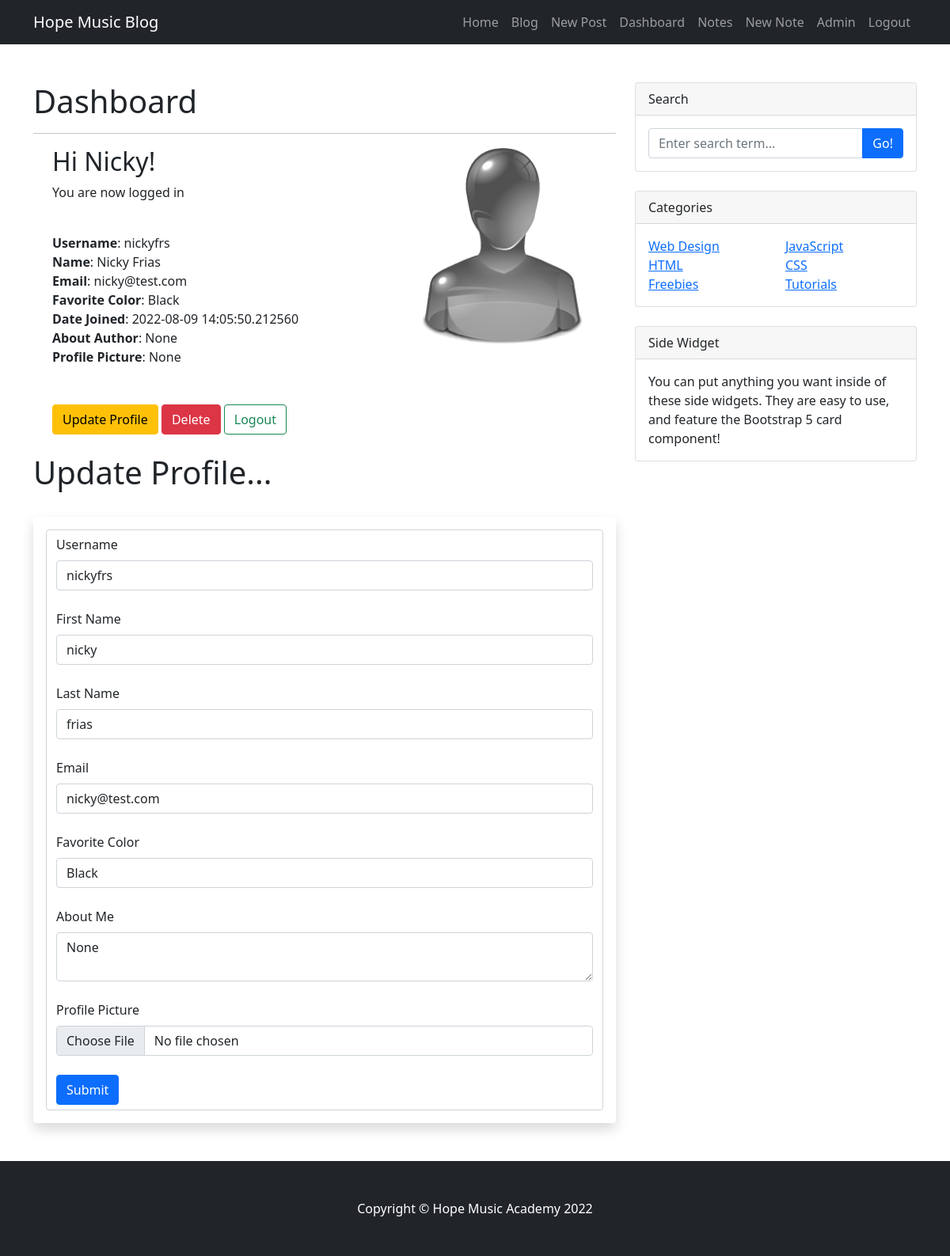
The app's page /dashboard (signed in) with its own data.
### app.py (models this page shows, shortened)
class Users(db.Model, UserMixin):
    id = db.Column(db.Integer, primary_key=True)
    username = db.Column(db.String(255), unique=True, nullable=False)
    first_name = db.Column(db.String(50), nullable=False)
    last_name = db.Column(db.String(50), nullable=False)
    email = db.Column(db.String(100), unique=True, nullable=False)
    favorite_color = db.Column(db.String(120))
    about_author = db.Column(db.Text(), nullable=True)
    data_added = db.Column(db.DateTime, default=datetime.utcnow)
    profile_pic = db.Column(db.String(), nullable=True)
    last_seen = db.Column(db.DateTime, default=datetime.utcnow)
    posts = db.relationship("Posts", backref="blogger")
    comments = db.relationship('Comments', backref="user", passive_deletes=True)
    password_hash = db.Column(db.String(128))
    @property
    def password(self):
        raise AttributeError('Password is not readable attribute')

### app.py (the view)
@app.route("/dashboard", methods=['GET', 'POST'])
@login_required
def dashboard():
    form = UserForm()
    id = current_user.id
    name_to_update = Users.query.get_or_404(id)
    if request.method == 'POST':
        name_to_update.first_name = request.form['first_name']
        name_to_update.last_name = request.form['last_name']
        name_to_update.email = request.form['email']
        name_to_update.favorite_color = request.form['favorite_color']
        name_to_update.about_author = request.form['about_author']
        name_to_update.username = request.form['username']
        if request.files['profile_pic']:
            name_to_update.profile_pic = request.files['profile_pic']
            pic_filename = secure_filename(name_to_update.profile_pic.filename)
            pic_name = str(uuid.uuid1()) + "_" + pic_filename
            saver = request.files['profile_pic']
            name_to_update.profile_pic = pic_name
            try:
                db.session.commit()
                saver.save(os.path.join(app.config['UPLOAD_FOLDER'], pic_name))
                flash('User updated successfully', 'success')
                return render_template(
                    'dashboard.html', form=form,
                    name_to_update=name_to_update)
            except:
                flash('Error... Looks like there was a problem. '
                      'Try again.', 'warning')
                return render_template(
                    'dashboard.html', form=form, name_to_update=name_to_update)
        else:
            db.session.commit()
            flash('User updated successfully', 'success')
            return render_template(
                'dashboard.html', form=form, name_to_update=name_to_update)
    else:
        return render_template(
            'dashboard.html', form=form, name_to_update=name_to_update, id=id)
    return render_template('dashboard.html')

### app.py (shortened to what this page needs)
class UserForm(FlaskForm):
    username = StringField("Username", validators=[DataRequired()])
    first_name = StringField("First Name", validators=[DataRequired()])
    last_name = StringField("Last Name", validators=[DataRequired()])
    email = StringField("Email", validators=[DataRequired(), Email()])
    favorite_color = StringField("Favorite Color")
    about_author = CKEditorField("About Me")
    password_hash = PasswordField(
        'Password', validators=[DataRequired(),
                                EqualTo('password_hash2',
                                        message='Password most match')])
    password_hash2 = PasswordField(
        'Confirm Password', validators=[DataRequired()])
    profile_pic = FileField('Profile Picture')
    submit = SubmitField("Submit")

### app.py (called while the page is built)
@app.before_request
def before_request():
    if current_user.is_authenticated:
        current_user.last_seen = datetime.utcnow()
        db.session.commit()

@login_manager.user_loader  # load users when login
def load_user(user_id):
    return Users.query.get(int(user_id))

### templates/dashboard.html (shortened to what this page needs)
{% extends "base.html" %}
{% block content %}
   <h1>Dashboard</h1>
   <hr>
    <div class="container">
        <div class="row">
            <div class="col-8">
               <h2>Hi {{ current_user.first_name|capitalize }}!</h2>
               <p>You are now logged in</p>
               <br/>
                <strong>Username</strong>: {{ current_user.username }}<br/>
                <strong>Name</strong>: {{ current_user.first_name|capitalize}} {{ current_user.last_name|capitalize}}<br/>
                <strong>Email</strong>: {{ current_user.email }}<br/>
                <strong>Favorite Color</strong>: {{ current_user. favorite_color}}<br/>
                <strong>Date Joined</strong>: {{ current_user.data_added }}<br/>
                <strong>About Author</strong>: {{ current_user.about_author }}<br/>
                <strong>Profile Picture</strong>: {{ current_user.profile_pic }}<br/>
                <br/><br/>
                <a href="{{ url_for('update', id=current_user.id) }}" class="btn btn-warning">Update Profile</a>
                <a href="{{ url_for('delete', id=current_user.id, user_id=current_user.id) }}" class="btn btn-danger">Delete</a>
                <a href="{{ url_for('logout') }}" class="btn btn-outline-success">Logout</a>
                <br/><br/>
            </div>
            <div class="col-4">
                {% if current_user.profile_pic %}
                    <img src="{{ url_for('static', filename='/img/' + current_user.profile_pic) }}"
                     alt="default profile picture" align="right" width="250px">
                {% else %}
                    <img src="{{ url_for('static', filename='/img/default_pic.png') }}"
                     alt="default profile picture" align="right" width="250px">
                {% endif %}
            </div>
        </div>
    </div>
    <h1>Update Profile...</h1>
        <br />
        <div class="shadow p-3 mb-5 bg-body rounded">
            <form action="/dashboard" method="POST" class="form-control" enctype="multipart/form-data">
                {{ form.username.label(class="form-label") }}
                {{ form.username(class="form-control", value=name_to_update.username) }}
                <br />
                {{ form.first_name.label(class="form-label") }}
                {{ form.first_name(class="form-control", value=name_to_update.first_name) }}
                <br />
                {{ form.last_name.label(class="form-label") }}
                {{ form.last_name(class="form-control", value=name_to_update.last_name) }}
                <br />
                {{ form.email.label(class="form-label") }}
                {{ form.email(class="form-control", value=name_to_update.email) }}
                <br />
                {{ form.favorite_color.label(class="form-label") }}
                {{ form.favorite_color(class="form-control", value=name_to_update.favorite_color) }}
                <br />
                {{ form.about_author.label(class="form-label") }}
                <textarea name="about_author" class="form-control">{{ name_to_update.about_author }}</textarea>
                <br />
                {{ form.profile_pic.label(class="form-label") }}
                {{ form.profile_pic(class="form-control", value=name_to_update.profile_pic) }}
                <br />
                {{ form.submit(class="btn btn-primary") }}
            </form>
        </div>
{% endblock content %}

### records on screen
Users: first_name "Nicky", username "nickyfrs", last_name "Frias", email "nicky@test.com", favorite_color "Black", data_added "2022-08-09 14:05:50.212560", about_author "None", profile_pic "None", first_name "nicky", last_name "frias"
